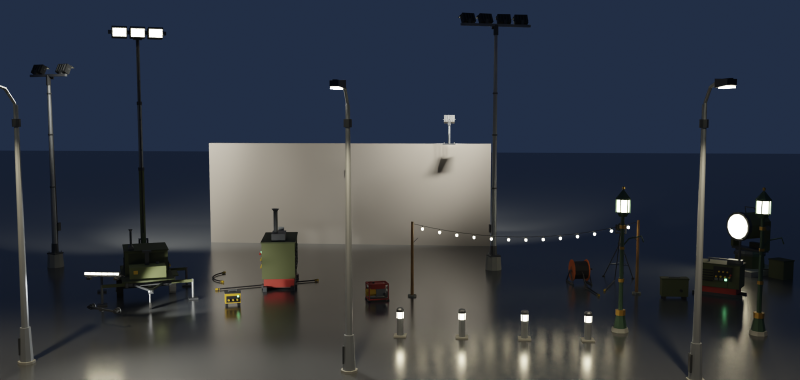
#> input picture blender/review/lights/night.png, 1600 x 760 px, found by its file name (shown at 1/2 size)
$ python make_sheet.py ../ref-cl415-3q.png
#> lines starting #> are read from the running program, lines starting #| are printed output that depends on the picture
"""Composes docs/lights_preview_sheet.png from the tile renders (blender/review/lights/*_{3q,front,side}.png) and the night render.
usage: python blender/lights/make_sheet.py [game dir] [--tiles-only]"""
import sys, os, glob
from PIL import Image, ImageDraw, ImageFont
HERE = os.path.dirname(os.path.abspath(__file__))
GAME = next((a for a in sys.argv[1:] if not a.startswith('--')), os.path.abspath(os.path.join(HERE, '..', '..')))
REV = os.path.join(GAME, 'blender', 'review', 'lights'); OUT = os.path.join(GAME, 'docs', 'lights_preview_sheet.png')
ORDER = ['light_tower', 'light_tower_lowered', 'floodlight_pole_2', 'floodlight_pole_4', 'floodlight_wall', 'floodlight_roof', 'lamp_cobra', 'lamp_harbour',
         'lamp_bollard', 'string_lights_8m', 'string_lights_span_8m', 'generator_small', 'generator_medium', 'generator_large', 'cableseg_straight_4m',
         'cableseg_90', 'cableseg_sag_6m', 'cablereel', 'junction_box', 'junction_box_dist', 'searchlight_ground', 'spotlight_tripod',
         'vehicle_headlights', 'vehicle_taillights', 'vehicle_lightbar']
try: F = ImageFont.truetype('arial.ttf', 17); FB = ImageFont.truetype('arialbd.ttf', 22)
except Exception: F = FB = ImageFont.load_default()
COLS = 5; T = 360; INS = 128
night = os.path.join(REV, 'night.png')
nimg = Image.open(night).convert('RGB') if os.path.exists(night) and '--tiles-only' not in sys.argv else None
W = COLS * T; rows = (len(ORDER) + COLS - 1) // COLS
nh = int(W * nimg.height / nimg.width) if nimg else 0
#> nh = 855
sheet = Image.new('RGB', (W, nh + 40 + rows * (T + 4)), (24, 26, 28)); d = ImageDraw.Draw(sheet)
y0 = 0
if nimg:
    sheet.paste(nimg.resize((W, nh), Image.LANCZOS), (0, 0)); d.text((12, 8), 'NIGHT SCENE (Cycles, lamp_on emissive, spot light at every lightpt_*)', font=FB, fill=(255, 235, 190)); y0 = nh
#> after `sheet.paste(nimg.resize((W, nh), Image.LANCZOS), (0, 0))`:
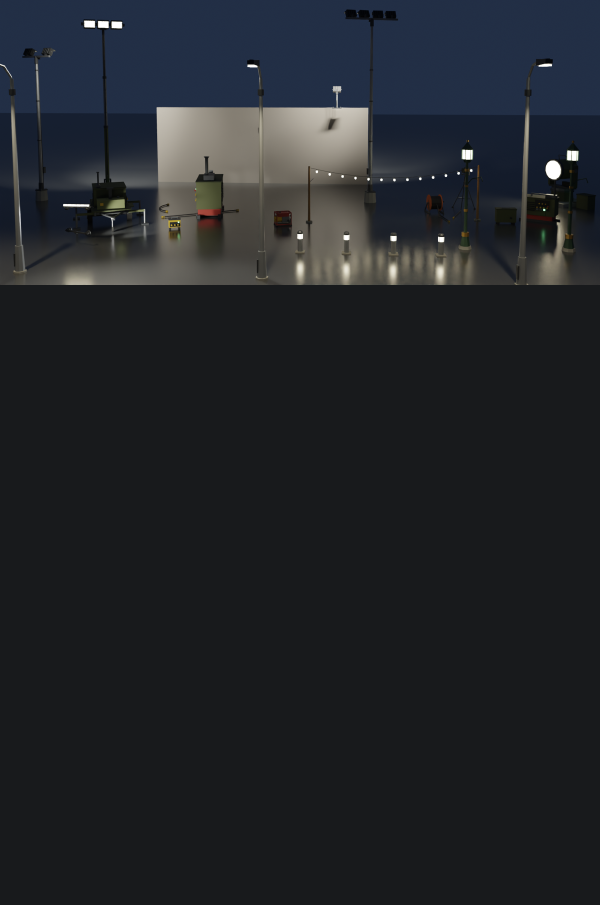
#> sheet: PIL image 1800x2715 RGB (shown at 1/3 size); mean R, G, B 33.8, 36.7, 40.8
#> after `y0 = nh`: y0 = 855
d.text((12, y0 + 8), 'PIECES: 3/4 view, inset = front view (lens shown lit)', font=FB, fill=(220, 220, 220)); y0 += 40
#> after `y0 += 40`: y0 = 895
for i, nm in enumerate(ORDER):
    x, y = (i % COLS) * T, y0 + (i // COLS) * (T + 4)
#> x = 0; y = 895
    p = os.path.join(REV, nm + '_3q.png')
    if os.path.exists(p): sheet.paste(Image.open(p).convert('RGB').resize((T, T), Image.LANCZOS), (x, y))
    q = os.path.join(REV, nm + '_front.png')
    if os.path.exists(q):
        ins = Image.open(q).convert('RGB').resize((INS, INS), Image.LANCZOS); sheet.paste(ins, (x + T - INS - 2, y + T - INS - 2))
        d.rectangle([x + T - INS - 2, y + T - INS - 2, x + T - 3, y + T - 3], outline=(20, 20, 20))
    d.rectangle([x, y, x + 8 * len(nm) + 14, y + 24], fill=(20, 20, 20)); d.text((x + 6, y + 3), nm, font=F, fill=(255, 255, 255))
sheet.save(OUT); print('wrote', OUT, sheet.size)
#> after `sheet.save(OUT)`:
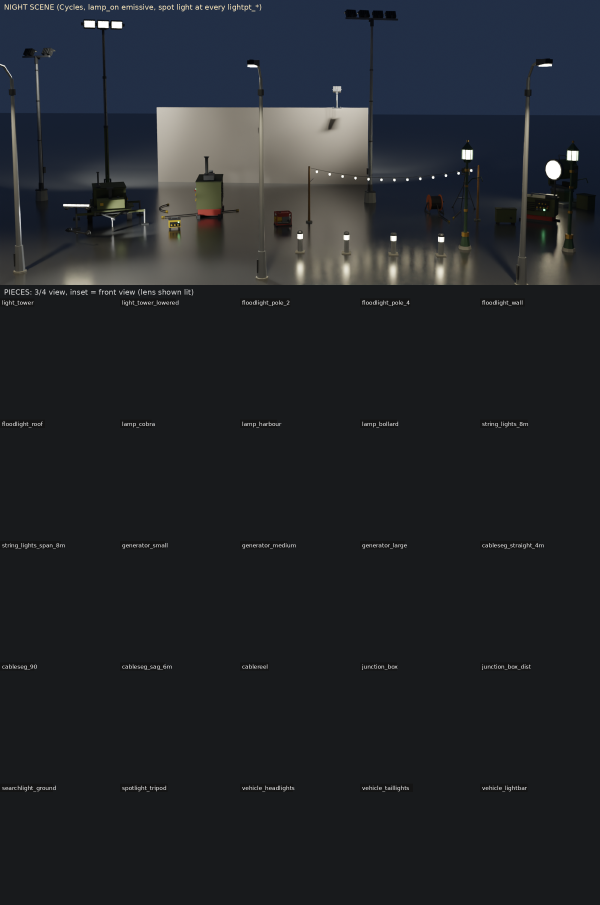
#> saved as lights_preview_sheet.png: PIL image 1800x2715 RGB (shown at 1/3 size); mean R, G, B 34.5, 37.4, 41.3
#| wrote ../ref-cl415-3q.png/docs/lights_preview_sheet.png (1800, 2715)
